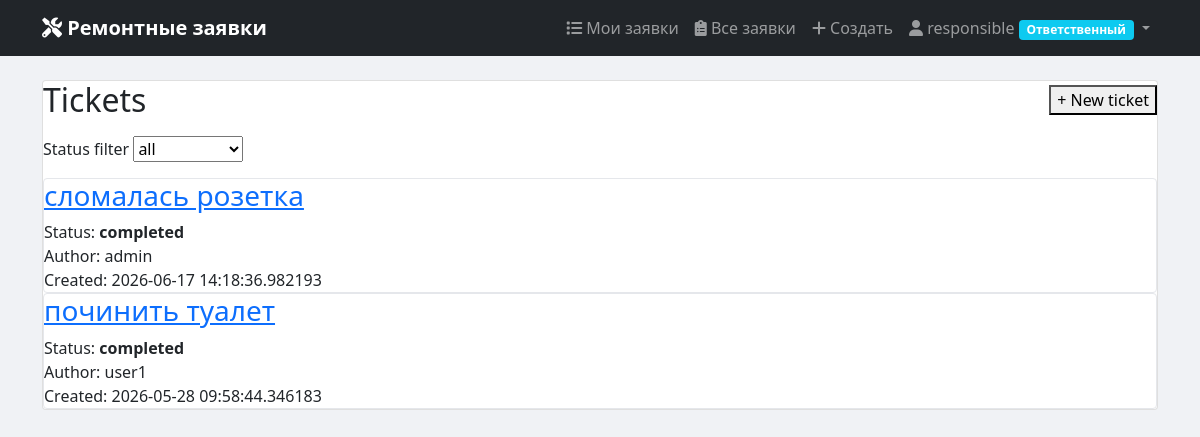
Page / (signed in) on the earlier database version.
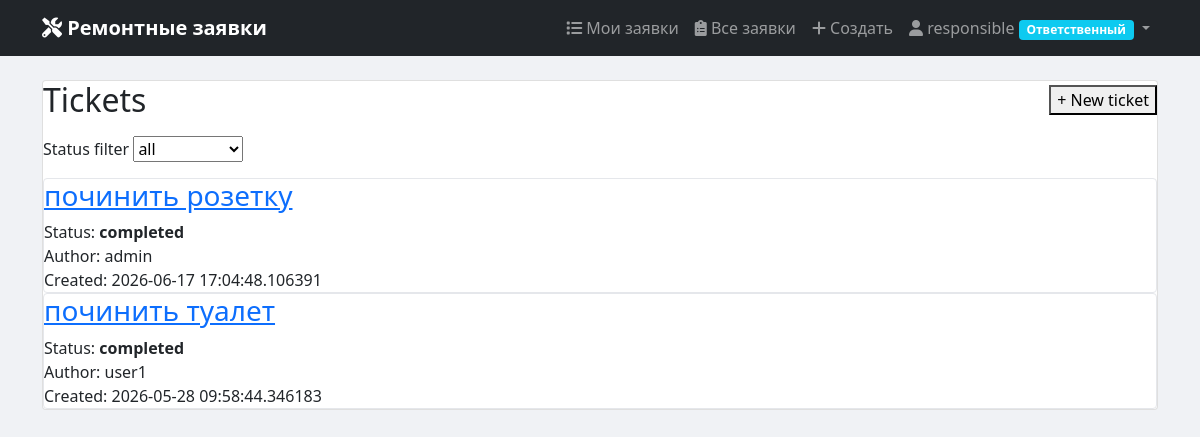
Same page on the later database version.
### app/models.py (models this page shows, shortened)
class Ticket(db.Model):
    __tablename__ = 'tickets'
    id = db.Column(db.Integer, primary_key=True)
    title = db.Column(db.String(200), nullable=False)
    description = db.Column(db.Text)
    status = db.Column(db.String(20), default='new')  # new, in_progress, completed, canceled
    priority = db.Column(db.String(20), default='medium')  # low, medium, high, critical
    created_at = db.Column(db.DateTime, default=datetime.utcnow)
    updated_at = db.Column(db.DateTime, default=datetime.utcnow, onupdate=datetime.utcnow)
    author_id = db.Column(db.Integer, db.ForeignKey('users.id'), nullable=False)
    assignee_id = db.Column(db.Integer, db.ForeignKey('users.id'), nullable=True)
    category_id = db.Column(db.Integer, db.ForeignKey('categories.id'), nullable=True)
    comments = db.relationship('Comment', backref='ticket', lazy=True, cascade='all, delete-orphan')
    history = db.relationship('TicketHistory', backref='ticket', lazy=True, cascade='all, delete-orphan')

class User(UserMixin, db.Model):
    __tablename__ = 'users'
    id = db.Column(db.Integer, primary_key=True)
    username = db.Column(db.String(80), unique=True, nullable=False)
    email = db.Column(db.String(120), unique=True, nullable=False)
    password_hash = db.Column(db.String(200), nullable=False)
    role = db.Column(db.String(20), default='user')  # user, responsible, admin
    full_name = db.Column(db.String(100))
    created_at = db.Column(db.DateTime, default=datetime.utcnow)
    tickets_created = db.relationship('Ticket', foreign_keys='Ticket.author_id', backref='author', lazy=True)
    tickets_assigned = db.relationship('Ticket', foreign_keys='Ticket.assignee_id', backref='assignee', lazy=True)
    comments = db.relationship('Comment', backref='user', lazy=True)
    def is_responsible(self):
        return self.role in ['responsible', 'admin']

### app/tickets.py (the view)
@tickets_bp.route('/')
@login_required
def list_tickets():
    status_filter = request.args.get('status', 'all')
    category_filter = request.args.get('category', 'all')
    search_query = request.args.get('search', '')
    query = Ticket.query
    if not current_user.is_responsible():
        query = query.filter_by(author_id=current_user.id)
    if status_filter != 'all':
        query = query.filter_by(status=status_filter)
    if category_filter != 'all' and category_filter.isdigit():
        query = query.filter_by(category_id=int(category_filter))
    if search_query:
        query = query.filter(
            (Ticket.title.contains(search_query)) |
            (Ticket.description.contains(search_query))
        )
    tickets = query.order_by(Ticket.created_at.desc()).all()
    categories = Category.query.all()
    return render_template('tickets.html',
                         tickets=tickets,
                         categories=categories,
                         current_filter=status_filter,
                         current_category=category_filter,
                         search_query=search_query)

### app/templates/tickets.html (shortened to what this page needs)
{% extends 'base.html' %}
{% block content %}
  <div class="card">
    <div style="display:flex; justify-content:space-between; align-items:center; gap: 16px;">
      <h2 style="margin:0;">Tickets</h2>
      <a href="{{ url_for('tickets.create_ticket') }}" style="text-decoration:none;"><button type="button">+ New ticket</button></a>
    </div>
    <form method="get" style="margin-top:16px;">
      <label>Status filter</label>
      <select name="status" onchange="this.form.submit()">
        {% for s in ['','open','in_progress','closed'] %}
          {% if s == status %}
            <option value="{{ s }}" selected>{{ s or 'all' }}</option>
          {% else %}
            <option value="{{ s }}">{{ s or 'all' }}</option>
          {% endif %}
        {% endfor %}
      </select>
    </form>
    <div style="margin-top:16px;">
      {% if tickets %}
        {% for t in tickets %}
          <div class="card" style="box-shadow:none; border:1px solid #e5e7eb;">
            <h3 style="margin-top:0;">
<a href="{{ url_for('tickets.view_ticket', ticket_id=t.id) }}">{{ t.title }}</a>
            </h3>
            <div>Status: <b>{{ t.status }}</b></div>
            <div>Author: {{ t.author.username }}</div>
            <div>Created: {{ t.created_at }}</div>
          </div>
        {% endfor %}
      {% else %}
        <p>No tickets found.</p>
      {% endif %}
    </div>
  </div>
{% endblock %}

Differences in the rows shown:
changed Ticket "admin": title "сломалась розетка" → "починить розетку"; created_at "2026-06-17 14:18:36.982193" → "2026-06-17 17:04:48.106391"
